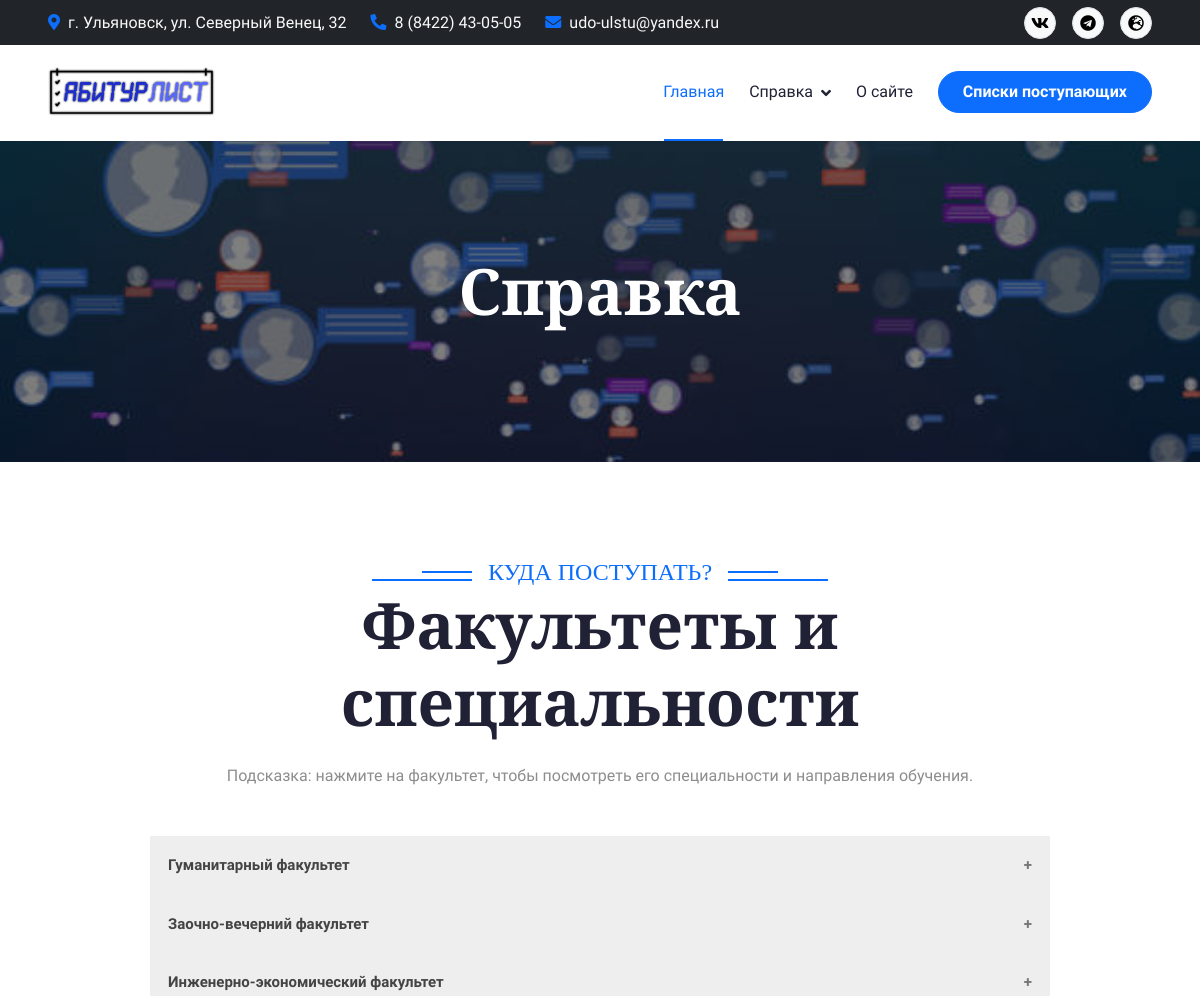
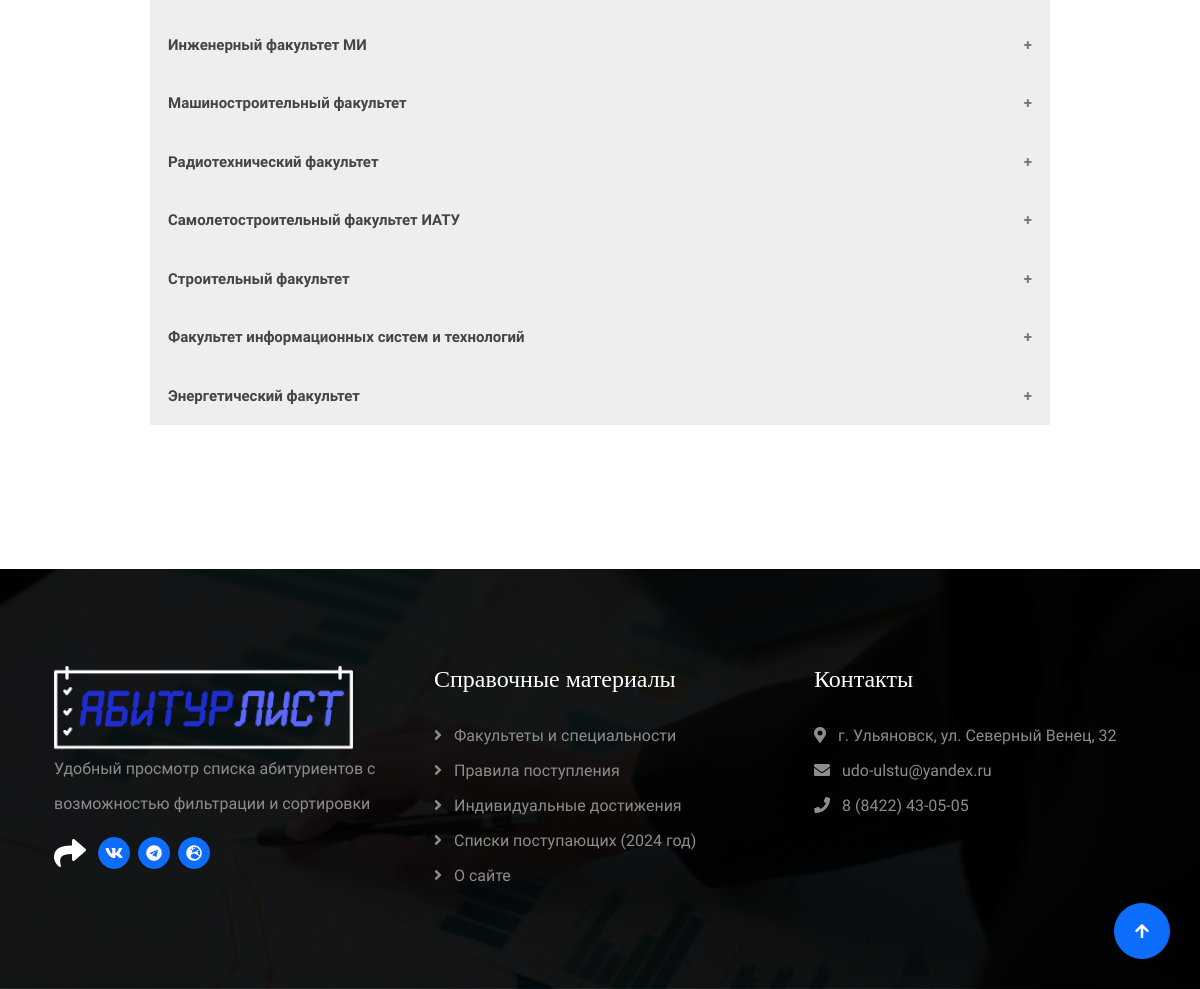
The page /faculties on the database its author committed (2 pictures, top to bottom).
### web_app/models.py (models this page shows)
class Faculty(db.Model):
    __tablename__ = 'faculties'
    id = db.Column(db.Integer, primary_key=True)
    name = db.Column(db.String(500), nullable=False, unique=True)
    site_link = db.Column(db.String(500), nullable=True, unique=True)
    specialties = db.relationship('Specialty', back_populates='faculty')

### web_app/views.py (the view)
@app.route('/faculties', methods=['GET'])
def faculties():
    faculties = Faculty.query.order_by(Faculty.name.asc()).all()
    return render_template('faculties.html', faculties=faculties)

### web_app/views.py (called while the page is built)
@app.after_request
def redirect_to_signin(response):
    if response.status_code == 401:
        return redirect(url_for('login'))
    return response

### web_app/templates/faculties.html (shortened to what this page needs)
{% extends 'base.html' %}
{% block content %}
        <div class="container-fluid bg-breadcrumb">
            <div class="container text-center py-5" style="max-width: 900px;">
                <h1 class="text-white display-3 mb-4 wow fadeInDown" data-wow-delay="0.1s">Справка</h1>
            </div>
        </div>
        <div class="container-fluid blog py-5">
            <div class="container py-5">
                <div class="section-title mb-5 wow fadeInUp" data-wow-delay="0.1s" style="visibility: visible; animation-delay: 0.1s; animation-name: fadeInUp;">
                    <div class="sub-style">
                        <h4 class="sub-title px-3 mb-0">Куда поступать?</h4>
                    </div>
                    <h1 class="display-3 mb-4">Факультеты и специальности</h1>
                    <p class="mb-0">Подсказка: нажмите на факультет, чтобы посмотреть его специальности и направления обучения.</p>
                </div>
                <div class="section-title mb-5 wow fadeInUp" data-wow-delay="0.1s" style="visibility: visible; animation-delay: 0.1s; animation-name: fadeInUp;">
                {% for faculty in faculties %}
                    <button class="accordion"><b>{{ faculty.name }}</b></button>
                {% endfor %}
                </div>
            </div>
        </div>
{% endblock %}

### web_app/static/css/style.css (style rules this page uses)
.section-title { max-width: 900px; text-align: center; margin: 0 auto; }
.section-title .sub-style { position: relative; display: inline-block; text-transform: uppercase; color: var(--bs-blue); }
.section-title .sub-style::before { content: ""; width: 100px; position: absolute; top: 50%; left: 0; transform: translateY(-50%); margin-top: 8px; margin-left: -100px; border: 1px solid var(--bs-blue) !important; }
.section-title .sub-style::after { content: ""; width: 50px; position: absolute; top: 50%; left: 0; transform: translateY(-50%); margin-bottom: 5px; margin-left: -50px; border: 1px solid var(--bs-blue) !important; }
.sub-title { position: relative; display: inline-block; text-transform: uppercase; color: var(--bs-blue); }
.sub-title::before { content: ""; width: 100px; position: absolute; top: 50%; right: 0; transform: translateY(-50%); margin-top: 8px; margin-right: -100px; border: 1px solid var(--bs-blue) !important; }
.sub-title::after { content: ""; width: 50px; position: absolute; top: 50%; right: 0; transform: translateY(-50%); margin-bottom: 8px; margin-right: -50px; border: 1px solid var(--bs-blue) !important; }
.bg-breadcrumb { background: linear-gradient(rgba(0, 0, 0, 0.5), rgba(0, 0, 0, 0.5)), url(../img/page_users.jpg); background-position: center center; background-repeat: no-repeat; background-size: cover; padding: 160px 0 60px 0; }
.accordion { background-color: #eee; color: #444; cursor: pointer; padding: 18px; width: 100%; border: none; text-align: left; outline: none; font-size: 15px; transition: 0.4s; }
.accordion:after { content: '\002B'; color: #777; font-weight: bold; float: right; margin-left: 5px; }

### rows shown on the page
Faculty: name "Гуманитарный факультет"
Faculty: name "Заочно-вечерний факультет"
Faculty: name "Инженерно-экономический факультет"
Faculty: name "Инженерный факультет МИ"
Faculty: name "Машиностроительный факультет"
Faculty: name "Радиотехнический факультет"
Faculty: name "Самолетостроительный факультет ИАТУ"
Faculty: name "Строительный факультет"
Faculty: name "Факультет информационных систем и технологий"
Faculty: name "Энергетический факультет"
